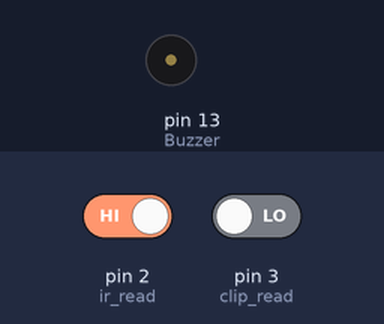
This sketch was run on a simulated Arduino Uno, built with avr-gcc and run on an emulated ATmega328P. On the bench: buzzer (waves = sounding, pin HIGH). The inputs (shaded band) are chosen by the test bench; at power-on: pin 2 (ir_read) HIGH, pin 3 (clip_read) LOW. What the sketch prints to the serial monitor is not drawn.

Above: at 1.2 s.
1.3 s: pin 2 (ir_read) driven LOW and pin 3 (clip_read) driven HIGH
Timing chart, 0 to 4.3 s (numbered marks = the images above; inputs shaded):
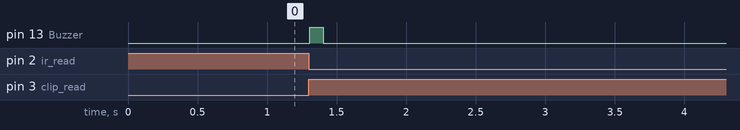

The sketch:

project.ino
```cpp
const int ir_read = 2;      //pin ir sensor
const int clip_read = 3;
const int Buzzer =13;

void setup() {
  // put your setup code here, to run once:
 pinMode(ir_read,INPUT);
 pinMode(clip_read,INPUT);
 pinMode(Buzzer,OUTPUT);
 Serial.begin(9600);
}


void loop() {
  // put your main code here, to run repeatedly:
  bool ir_state;
  bool clip_state;
  bool overall_state;
  ir_state = digitalRead(ir_read);
  clip_state = digitalRead(clip_read);
  overall_state =  !(ir_state) &  (clip_state);    //

  Serial.print(ir_state);
  Serial.print(clip_state);
  Serial.print(overall_state);
  Serial.println();


//if (ir_read == LOW)
//  delay(20000);

if (overall_state == HIGH)
{
  digitalWrite(Buzzer,HIGH);
  delay(100);
  digitalWrite(Buzzer,LOW);
  delay(20000);
  while(clip_state == HIGH){
    clip_state = digitalRead(clip_read);
    Serial.print(clip_state);
    Serial.println();
    digitalWrite(Buzzer,HIGH);
    delay(100);
    digitalWrite(Buzzer,LOW);
    delay(100);
  }
}
else
{
  digitalWrite(Buzzer,LOW);
}
}
```

project.c.ino
```cpp
#include <avr/io.h>
#include <util/delay.h>
int main(void)
{
  DDRB = DDRB | (1<<5);          //declare PORTB5 as output
  DDRD = DDRD & ~(1<<2);         // PB2 ir, PB3 clip
  DDRD = DDRD & ~(1<<3);        //declare PIND2, and PIND3 as input

  while(1)
  {
    if(PIND & 0b00001000)
    {
      _delay_ms(20000);
  while(PIND |= 0b00001000){
          PORTB = PORTB | (1<<5);
          _delay_ms(100);
          PORTB = PORTB & (0<<5);
          _delay_ms(100);
        }
    }
    else
    {
      PORTB = PORTB & (0<<5);
    }
  }
}

void runMode(){
  while(1){

  }
}
```

Measured:
- after the input at 1.3 s, pin 13 (Buzzer): LOW → HIGH at once, → LOW 0.10 s later
